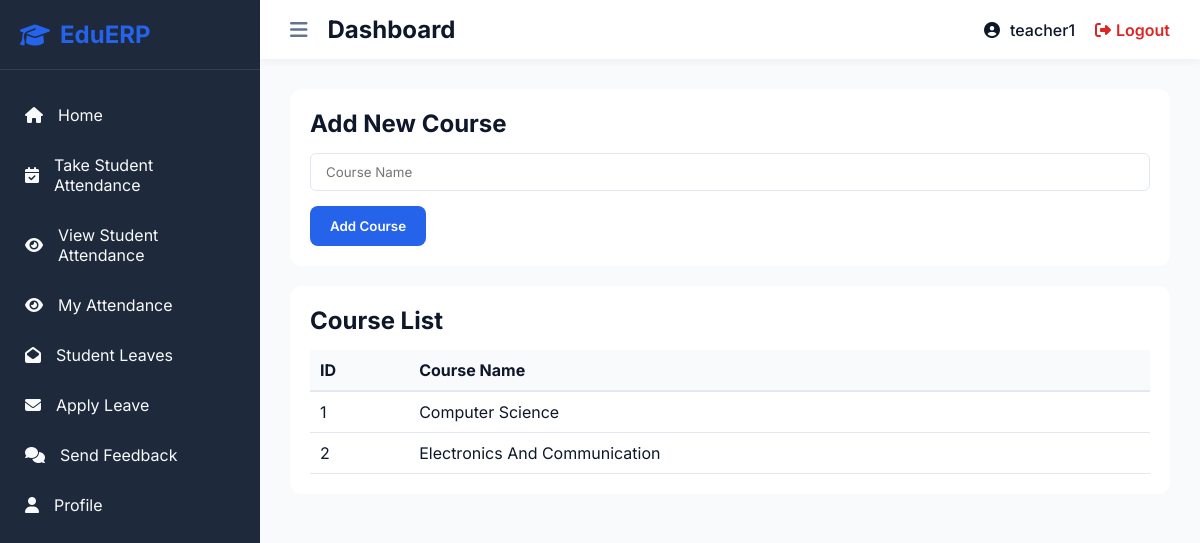
Page /management/manage_course/ (signed in) on the committed database.
### accounts/models.py (models this page shows)
class CustomUser(AbstractUser):
    USER_TYPE_CHOICES = ((1, "HOD"), (2, "Staff"), (3, "Student"))
    user_type = models.IntegerField(choices=USER_TYPE_CHOICES, default=1)
    class Meta:
        db_table = 'CUSTOM_USER_TABLE'

### management/models.py (models this page shows)
class Course(models.Model):
    id = models.AutoField(primary_key=True)
    course_name = models.CharField(max_length=255)
    created_at = models.DateTimeField(auto_now_add=True)
    updated_at = models.DateTimeField(auto_now=True)
    class Meta:
        db_table = 'COURSE_TABLE'

### management/views.py (the view)
# urls.py: path('manage_course/', views.manage_course, name='manage_course'),
@login_required(login_url='/')
def manage_course(request):
    return render(request, 'management/manage_course.html', {'courses': Course.objects.all()})

### management/templates/management/manage_course.html (shortened to what this page needs)
{% extends 'base.html' %}
{% block content %}
<div class="content-section" style="background: white; padding: 20px; border-radius: 12px;">
    <h2>Add New Course</h2>
    <form action="{% url 'add_course_save' %}" method="POST" style="margin-top: 15px;">
        <input type="text" name="course_name" placeholder="Course Name" required class="form-input">
        <button type="submit" class="btn-primary" style="margin-top: 15px;">Add Course</button>
    </form>
</div>
<div class="content-section" style="background: white; padding: 20px; border-radius: 12px; margin-top: 20px;">
    <h2>Course List</h2>
    <table style="width: 100%; text-align: left; margin-top: 15px; border-collapse: collapse;">
        <tr style="background: var(--bg-color); border-bottom: 2px solid var(--border-color);">
            <th style="padding: 10px;">ID</th><th>Course Name</th>
        </tr>
        {% for course in courses %}
        <tr style="border-bottom: 1px solid var(--border-color);"><td style="padding: 10px;">{{ course.id }}</td><td>{{ course.course_name }}</td></tr>
        {% endfor %}
    </table>
</div>
{% endblock %}

### templates/base.html (shortened to what this page needs)
<!DOCTYPE html>
<html lang="en">
<head>
    <link rel="stylesheet" href="https://cdnjs.cloudflare.com/ajax/libs/font-awesome/6.4.0/css/all.min.css">
    <link rel="stylesheet" href="/static/css/style.css">
</head>
<body>
    <div class="app-container">
        <aside class="sidebar">
            <div class="sidebar-header">
                <h2><i class="fas fa-graduation-cap"></i> EduERP</h2>
            </div>
            <ul class="sidebar-menu">
                {% if request.user.user_type == 1 %}
                    <li><a href="{% url 'admin_home' %}"><i class="fas fa-home"></i> Home</a></li>
                    <li><a href="{% url 'manage_staff' %}"><i class="fas fa-users"></i> Staff</a></li>
                    <li><a href="{% url 'manage_student' %}"><i class="fas fa-user-graduate"></i> Students</a></li>
                    <li><a href="{% url 'manage_course' %}"><i class="fas fa-book"></i> Courses</a></li>
                    <li><a href="{% url 'manage_subject' %}"><i class="fas fa-book-open"></i> Subjects</a></li>
                    <li><a href="{% url 'admin_staff_attendance' %}"><i class="fas fa-calendar-check"></i> Staff Attendance</a></li>
                    <li><a href="{% url 'admin_leave_requests' %}"><i class="fas fa-envelope"></i> Leave Requests</a></li>
                    <li><a href="{% url 'admin_feedback_message' %}"><i class="fas fa-comments"></i> Feedback</a></li>
                {% elif request.user.user_type == 2 %}
                    <li><a href="{% url 'staff_home' %}"><i class="fas fa-home"></i> Home</a></li>
                    <li><a href="{% url 'staff_take_attendance' %}"><i class="fas fa-calendar-check"></i> Take Student Attendance</a></li>
                    <li><a href="{% url 'staff_view_attendance' %}"><i class="fas fa-eye"></i> View Student Attendance</a></li>
                    <li><a href="{% url 'staff_view_personal_attendance' %}"><i class="fas fa-eye"></i> My Attendance</a></li>
                    <li><a href="{% url 'staff_student_leave_requests' %}"><i class="fas fa-envelope-open"></i> Student Leaves</a></li>
                    <li><a href="{% url 'staff_apply_leave' %}"><i class="fas fa-envelope"></i> Apply Leave</a></li>
                    <li><a href="{% url 'staff_feedback' %}"><i class="fas fa-comments"></i> Send Feedback</a></li>
                {% endif %}
                <li><a href="{% url 'profile_view' %}"><i class="fas fa-user"></i> Profile</a></li>
            </ul>
        </aside>
        <div class="main-content">
            <header class="top-header">
                <div class="header-left">
                    <button id="toggle-sidebar" class="btn-icon"><i class="fas fa-bars"></i></button>
                    <h2>{% block page_title %}Dashboard{% endblock %}</h2>
                </div>
                <div class="header-right">
                    <div class="user-profile">
                        <i class="fas fa-user-circle"></i>
                        <a href="{% url 'profile_view' %}" style="text-decoration: none; color: inherit;">{{ request.user.username }}</a>
                    </div>
                    <a href="{% url 'logout_user' %}" class="btn-logout"><i class="fas fa-sign-out-alt"></i> Logout</a>
                </div>
            </header>
            <main class="page-content">
                {% block content %}
                {% endblock %}
            </main>
        </div>
    </div>
</body>
</html>

### static/css/style.css (style rules this page uses)
:root { --primary: #2563eb; --primary-hover: #1d4ed8; --secondary: #475569; --bg-color: #f8fafc; --card-bg: #ffffff; --text-main: #0f172a; --text-muted: #64748b; --border-color: #e2e8f0; --sidebar-bg: #1e293b; --sidebar-text: #f8fafc; --sidebar-hover: #334155; --sidebar-active: #475569; --success: #16a34a; --danger: #dc2626; --warning: #ca8a04; }
* { margin: 0; padding: 0; box-sizing: border-box; font-family: 'Inter', sans-serif; }
body { background-color: var(--bg-color); color: var(--text-main); }
.btn-primary { background: var(--primary); color: white; border: none; padding: 12px 20px; border-radius: 8px; cursor: pointer; font-weight: 600; transition: all 0.3s; }
.app-container { display: flex; min-height: 100vh; }
.sidebar { width: 260px; background: var(--sidebar-bg); color: var(--sidebar-text); transition: all 0.3s; position: fixed; height: 100vh; z-index: 100; }
.sidebar-header { padding: 20px; border-bottom: 1px solid rgba(255,255,255,0.1); }
.sidebar-header h2 { display: flex; align-items: center; gap: 10px; font-size: 24px; color: var(--primary); }
.sidebar-menu { list-style: none; padding: 20px 0; }
.sidebar-menu li a { display: flex; align-items: center; gap: 15px; padding: 15px 25px; color: var(--sidebar-text); text-decoration: none; transition: all 0.3s; }
.main-content { flex: 1; margin-left: 260px; transition: all 0.3s; }
.top-header { background: var(--card-bg); padding: 15px 30px; display: flex; justify-content: space-between; align-items: center; box-shadow: 0 2px 10px rgba(0,0,0,0.05); position: sticky; top: 0; z-index: 90; }
.header-left { display: flex; align-items: center; gap: 20px; }
.btn-icon { background: none; border: none; font-size: 20px; color: var(--text-muted); cursor: pointer; transition: color 0.3s; }
.header-right { display: flex; align-items: center; gap: 20px; }
.user-profile { display: flex; align-items: center; gap: 10px; font-weight: 500; }
.btn-logout { color: var(--danger); text-decoration: none; display: flex; align-items: center; gap: 5px; font-weight: 600; transition: opacity 0.3s; }
.page-content { padding: 30px; }
.form-input { width: 100%; padding: 10px 15px; border: 1px solid var(--border-color); border-radius: 6px; outline: none; font-family: 'Inter', sans-serif; }

### rows in the picture
CustomUser: user.username "teacher1"
Course: id "1", course_name "Computer Science"
Course: id "2", course_name "Electronics And Communication"
